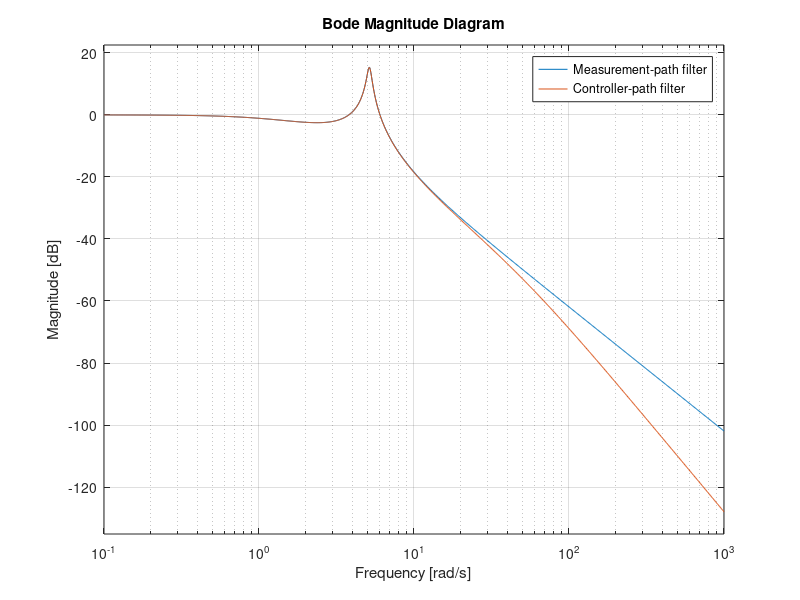

The MATLAB source for this figure:
% Plant: G(s) = 1 / (M s^2 + B s + K)
M = 1; B = 2; K = 20;
G = tf(1, [M B K]);

% Baseline PD controller
Kp = 40; Kd = 8;
C0 = tf([Kd Kp], [1 0]);

% First-order low-pass filter F(s) = wf / (s + wf)
wf = 50;
F = tf(wf, [1 wf]);

% Case 1: measurement-path filter
% Closed-loop from r to y with F in feedback path:
T_meas = feedback(G*C0, F);   % y/r

% Case 2: controller-path filter
% Closed-loop from r to y with F cascaded with C0:
T_ctrl = feedback(G*C0*F, 1); % y/r

figure;
bodemag(T_meas, T_ctrl)
legend('Measurement-path filter','Controller-path filter')
grid on

% Simulink note:
% In Simulink, build two subsystems:
% - One where the encoder signal passes through a Transfer Fcn block F(s) before feedback.
% - One where F(s) is in series with the controller block.
% Then compare step responses and noise response using "Band-Limited White Noise" blocks.
